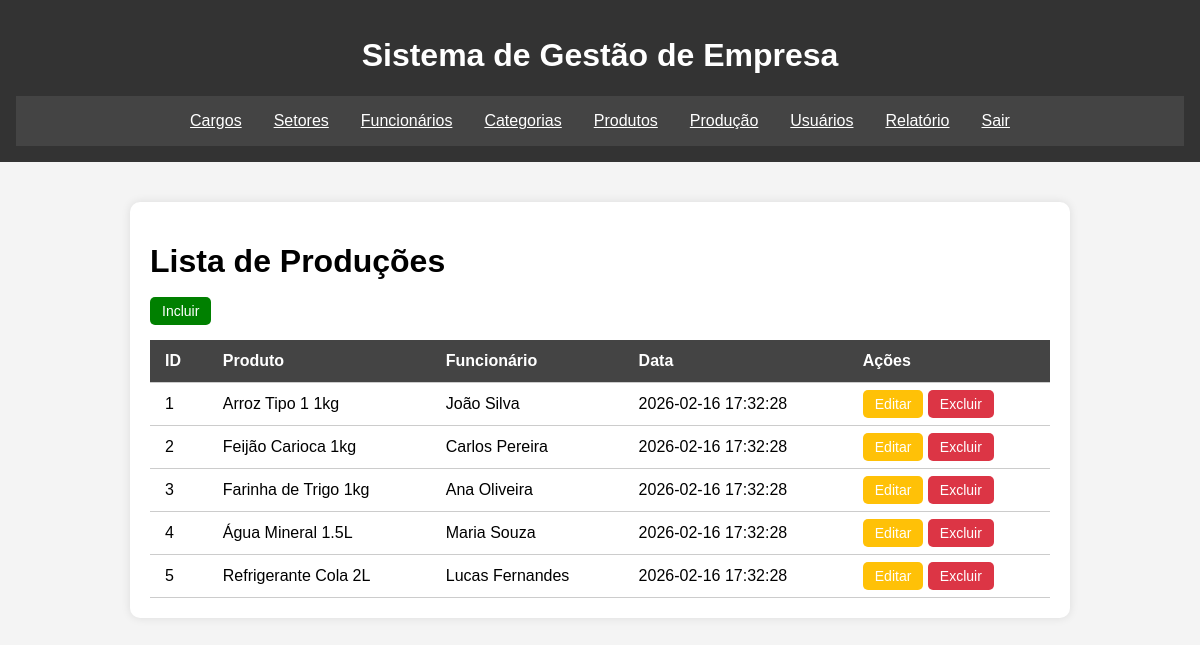
Screenshot of /lista-producao.php with the database file from the repository.
### tables this page shows
CREATE TABLE `producao` (
  `ProducaoID` INT NOT NULL AUTO_INCREMENT,
  `ProdutoID` INT DEFAULT NULL,
  `FuncionarioID` INT DEFAULT NULL,
  `DataProducao` DATETIME DEFAULT CURRENT_TIMESTAMP,
  PRIMARY KEY (`ProducaoID`),
  KEY `fk_producao_produto` (`ProdutoID`),
  KEY `fk_producao_funcionario` (`FuncionarioID`),
  CONSTRAINT `fk_producao_produto` FOREIGN KEY (`ProdutoID`) REFERENCES `produtos` (`ProdutoID`) ON DELETE SET NULL ON UPDATE CASCADE,
  CONSTRAINT `fk_producao_funcionario` FOREIGN KEY (`FuncionarioID`) REFERENCES `funcionarios` (`FuncionarioID`) ON DELETE SET NULL ON UPDATE CASCADE
);

CREATE TABLE `produtos` (
  `ProdutoID` INT NOT NULL AUTO_INCREMENT,
  `Nome` VARCHAR(200) NOT NULL,
  `CategoriaID` INT NOT NULL,
  `Preco` DECIMAL(10,2) DEFAULT 0.00,
  PRIMARY KEY (`ProdutoID`),
  KEY `fk_produtos_categoria` (`CategoriaID`),
  CONSTRAINT `fk_produtos_categoria` FOREIGN KEY (`CategoriaID`) REFERENCES `categorias` (`CategoriaID`) ON DELETE RESTRICT ON UPDATE CASCADE
);

CREATE TABLE `funcionarios` (
  `FuncionarioID` INT NOT NULL AUTO_INCREMENT,
  `Nome` VARCHAR(200) NOT NULL,
  `DataNascimento` DATE DEFAULT NULL,
  `Email` VARCHAR(200) DEFAULT NULL,
  `Salario` DECIMAL(10,2) DEFAULT 0.00,
  `Sexo` CHAR(1) DEFAULT NULL,
  `CPF` VARCHAR(30) DEFAULT NULL,
  `RG` VARCHAR(30) DEFAULT NULL,
  `CargoID` INT DEFAULT NULL,
  `SetorID` INT DEFAULT NULL,
  PRIMARY KEY (`FuncionarioID`),
  KEY `fk_funcionarios_cargo` (`CargoID`),
  KEY `fk_funcionarios_setor` (`SetorID`),
  CONSTRAINT `fk_funcionarios_cargo` FOREIGN KEY (`CargoID`) REFERENCES `cargos` (`CargoID`) ON DELETE SET NULL ON UPDATE CASCADE,
  CONSTRAINT `fk_funcionarios_setor` FOREIGN KEY (`SetorID`) REFERENCES `setor` (`SetorID`) ON DELETE SET NULL ON UPDATE CASCADE
);

### lista-producao.php (the view, shortened to what this page needs)
<?php
include_once './include/conexao.php';
include_once './include/header.php';
?>
  <main>
    <div class="container">
        <h1>Lista de Produções</h1>
        <a href="./salvar-producao.php" class="btn btn-add">Incluir</a>
        <table>
          <thead>
            <tr>
              <th>ID</th>
              <th>Produto</th>
              <th>Funcionário</th>
              <th>Data</th>
              <th>Ações</th>
            </tr>
          </thead>
          <tbody>
          <?php
          $sql = 'SELECT p.ProducaoID, pr.Nome AS NomeProduto, f.Nome AS Nome, p.DataProducao
                  FROM producao p
                  LEFT JOIN produtos pr ON p.ProdutoID = pr.ProdutoID
                  LEFT JOIN funcionarios f ON p.FuncionarioID = f.FuncionarioID';
          $resultado = mysqli_query($conexao, $sql);
          if (mysqli_num_rows($resultado) > 0) {
            while($row = mysqli_fetch_assoc($resultado)) {
              echo "<tr>
                      <td>".$row["ProducaoID"]."</td>
                      <td>".$row["NomeProduto"]."</td>
                      <td>".$row["Nome"]."</td>
                      <td>".$row["DataProducao"]."</td>
                      <td>
                        <a href='salvar-producao.php?id=".$row["ProducaoID"]."' class='btn btn-edit'>Editar</a>
                        <a href='./action/producao.php?acao=excluir&id=".$row["ProducaoID"]."' class='btn btn-delete'>Excluir</a>
                      </td>
                    </tr>";
            }
          } else {
            echo "<tr><td colspan='4'>Nenhuma produção encontrada.</td></tr>";
          }
          ?>
          </tbody>
        </table>
      </div>
  </main>
  <?php
  include_once './include/footer.php';
  ?>

### style.css (style rules this page uses)
body { font-family: Arial, sans-serif; background-color: #f4f4f4; margin: 0; padding: 0; }
.container { max-width: 900px; margin: 40px auto 0 auto; background: #fff; padding: 20px; border-radius: 10px; box-shadow: 0 0 10px rgba(0,0,0,0.1); }
table { width: 100%; border-collapse: collapse; margin-top: 20px; }
th, td { padding: 12px 15px; border-bottom: 1px solid #ccc; text-align: left; }
th { background-color: #444; color: white; }
.btn { padding: 6px 12px; border: none; border-radius: 5px; color: white; cursor: pointer; text-decoration: none; font-size: 14px; }
.btn-edit { background-color: #ffc107; }
.btn-delete { background-color: #dc3545; }
.btn-add { background-color: green; }

### rows the page displays
producao: ProducaoID "1", ProdutoID.Nome "Arroz Tipo 1 1kg", FuncionarioID.Nome "João Silva", DataProducao "2026-02-16 17:32:28"
producao: ProducaoID "2", ProdutoID.Nome "Feijão Carioca 1kg", FuncionarioID.Nome "Carlos Pereira", DataProducao "2026-02-16 17:32:28"
producao: ProducaoID "3", ProdutoID.Nome "Farinha de Trigo 1kg", FuncionarioID.Nome "Ana Oliveira", DataProducao "2026-02-16 17:32:28"
producao: ProducaoID "4", ProdutoID.Nome "Água Mineral 1.5L", FuncionarioID.Nome "Maria Souza", DataProducao "2026-02-16 17:32:28"
producao: ProducaoID "5", ProdutoID.Nome "Refrigerante Cola 2L", FuncionarioID.Nome "Lucas Fernandes", DataProducao "2026-02-16 17:32:28"
